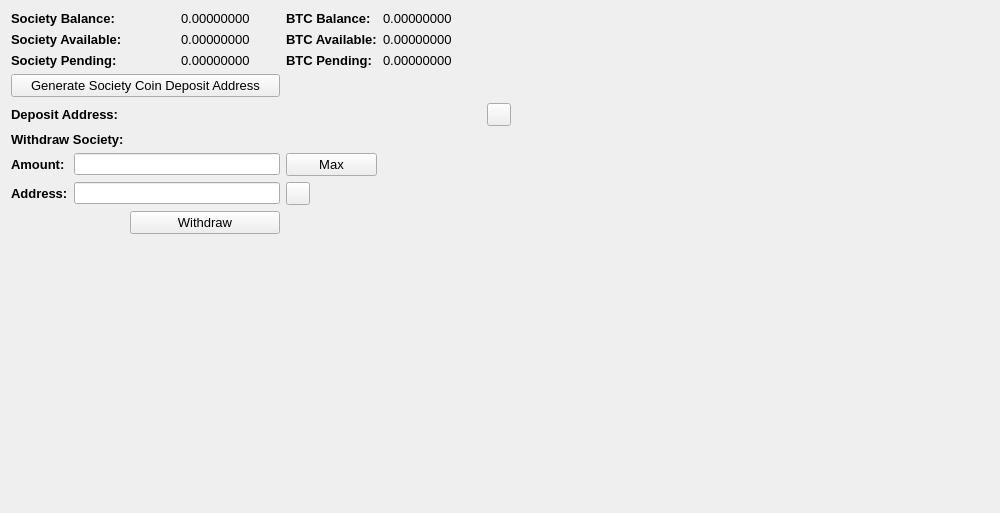
     <widget class="QWidget" name="BalanceTab">
      <attribute name="title">
       <string>Balance</string>
      </attribute>
      <layout class="QGridLayout" name="gridLayout_2">
       <item row="0" column="0" colspan="2">
        <widget class="QLabel" name="label_11">
         <property name="font">
          <font>
           <pointsize>10</pointsize>
           <weight>75</weight>
           <bold>true</bold>
          </font>
         </property>
         <property name="text">
          <string>Society Balance:</string>
         </property>
        </widget>
       </item>
       <item row="0" column="3">
        <widget class="QLabel" name="SocietyBalanceLabel">
         <property name="font">
          <font>
           <pointsize>10</pointsize>
          </font>
         </property>
         <property name="text">
          <string>0.00000000</string>
         </property>
         <property name="textInteractionFlags">
          <set>Qt::LinksAccessibleByMouse|Qt::TextSelectableByMouse</set>
         </property>
        </widget>
       </item>
       <item row="0" column="4">
        <widget class="QLabel" name="label_12">
         <property name="font">
          <font>
           <pointsize>10</pointsize>
           <weight>75</weight>
           <bold>true</bold>
          </font>
         </property>
         <property name="text">
          <string>BTC Balance:</string>
         </property>
        </widget>
       </item>
       <item row="0" column="5">
        <widget class="QLabel" name="BitcoinBalanceLabel">
         <property name="font">
          <font>
           <pointsize>10</pointsize>
          </font>
         </property>
         <property name="text">
          <string>0.00000000</string>
         </property>
         <property name="textInteractionFlags">
          <set>Qt::LinksAccessibleByMouse|Qt::TextSelectableByMouse</set>
         </property>
        </widget>
       </item>
       <item row="0" column="7" rowspan="10">
        <spacer name="horizontalSpacer_4">
         <property name="orientation">
          <enum>Qt::Horizontal</enum>
         </property>
         <property name="sizeHint" stdset="0">
          <size>
           <width>478</width>
           <height>488</height>
          </size>
         </property>
        </spacer>
       </item>
       <item row="1" column="0" colspan="2">
        <widget class="QLabel" name="label_13">
         <property name="font">
          <font>
           <pointsize>10</pointsize>
           <weight>75</weight>
           <bold>true</bold>
          </font>
         </property>
         <property name="text">
          <string>Society Available:</string>
         </property>
        </widget>
       </item>
       <item row="1" column="3">
        <widget class="QLabel" name="SocietyAvailableLabel_2">
         <property name="font">
          <font>
           <pointsize>10</pointsize>
          </font>
         </property>
         <property name="text">
          <string>0.00000000</string>
         </property>
         <property name="textInteractionFlags">
          <set>Qt::LinksAccessibleByMouse|Qt::TextSelectableByMouse</set>
         </property>
        </widget>
       </item>
       <item row="1" column="4">
        <widget class="QLabel" name="label_15">
         <property name="font">
          <font>
           <pointsize>10</pointsize>
           <weight>75</weight>
           <bold>true</bold>
          </font>
         </property>
         <property name="text">
          <string>BTC Available:</string>
         </property>
        </widget>
       </item>
       <item row="1" column="5">
        <widget class="QLabel" name="BitcoinAvailableLabel">
         <property name="font">
          <font>
           <pointsize>10</pointsize>
          </font>
         </property>
         <property name="text">
          <string>0.00000000</string>
         </property>
         <property name="textInteractionFlags">
          <set>Qt::LinksAccessibleByMouse|Qt::TextSelectableByMouse</set>
         </property>
        </widget>
       </item>
       <item row="2" column="0" colspan="2">
        <widget class="QLabel" name="label_14">
         <property name="font">
          <font>
           <pointsize>10</pointsize>
           <weight>75</weight>
           <bold>true</bold>
          </font>
         </property>
         <property name="text">
          <string>Society Pending:</string>
         </property>
        </widget>
       </item>
       <item row="2" column="3">
        <widget class="QLabel" name="SocietyPendingLabel">
         <property name="font">
          <font>
           <pointsize>10</pointsize>
          </font>
         </property>
         <property name="text">
          <string>0.00000000</string>
         </property>
         <property name="textInteractionFlags">
          <set>Qt::LinksAccessibleByMouse|Qt::TextSelectableByMouse</set>
         </property>
        </widget>
       </item>
       <item row="2" column="4">
        <widget class="QLabel" name="label_31">
         <property name="font">
          <font>
           <pointsize>10</pointsize>
           <weight>75</weight>
           <bold>true</bold>
          </font>
         </property>
         <property name="text">
          <string>BTC Pending:</string>
         </property>
        </widget>
       </item>
       <item row="2" column="5">
        <widget class="QLabel" name="BitcoinPendingLabel">
         <property name="font">
          <font>
           <pointsize>10</pointsize>
          </font>
         </property>
         <property name="text">
          <string>0.00000000</string>
         </property>
         <property name="textInteractionFlags">
          <set>Qt::LinksAccessibleByMouse|Qt::TextSelectableByMouse</set>
         </property>
        </widget>
       </item>
       <item row="3" column="0" colspan="4">
        <widget class="QPushButton" name="GenDepositBTN">
         <property name="font">
          <font>
           <pointsize>10</pointsize>
          </font>
         </property>
         <property name="text">
          <string>Generate Society Coin Deposit Address</string>
         </property>
        </widget>
       </item>
       <item row="4" column="0" colspan="3">
        <widget class="QLabel" name="label_33">
         <property name="font">
          <font>
           <pointsize>10</pointsize>
           <weight>75</weight>
           <bold>true</bold>
          </font>
         </property>
         <property name="text">
          <string>Deposit Address:</string>
         </property>
        </widget>
       </item>
       <item row="4" column="3" colspan="3">
        <widget class="QLabel" name="DepositAddressLabel">
         <property name="minimumSize">
          <size>
           <width>300</width>
           <height>0</height>
          </size>
         </property>
         <property name="palette">
          <palette>
           <active>
            <colorrole role="WindowText">
             <brush brushstyle="SolidPattern">
              <color alpha="255">
               <red>0</red>
               <green>0</green>
               <blue>0</blue>
              </color>
             </brush>
            </colorrole>
            <colorrole role="Text">
             <brush brushstyle="SolidPattern">
              <color alpha="255">
               <red>0</red>
               <green>0</green>
               <blue>255</blue>
              </color>
             </brush>
            </colorrole>
           </active>
           <inactive>
            <colorrole role="WindowText">
             <brush brushstyle="SolidPattern">
              <color alpha="255">
               <red>0</red>
               <green>0</green>
               <blue>0</blue>
              </color>
             </brush>
            </colorrole>
            <colorrole role="Text">
             <brush brushstyle="SolidPattern">
              <color alpha="255">
               <red>0</red>
               <green>0</green>
               <blue>255</blue>
              </color>
             </brush>
            </colorrole>
           </inactive>
           <disabled>
            <colorrole role="WindowText">
             <brush brushstyle="SolidPattern">
              <color alpha="255">
               <red>120</red>
               <green>120</green>
               <blue>120</blue>
              </color>
             </brush>
            </colorrole>
            <colorrole role="Text">
             <brush brushstyle="SolidPattern">
              <color alpha="255">
               <red>120</red>
               <green>120</green>
               <blue>120</blue>
              </color>
             </brush>
            </colorrole>
           </disabled>
          </palette>
         </property>
         <property name="font">
          <font>
           <pointsize>10</pointsize>
           <weight>75</weight>
           <bold>true</bold>
          </font>
         </property>
         <property name="text">
          <string/>
         </property>
         <property name="alignment">
          <set>Qt::AlignRight|Qt::AlignTrailing|Qt::AlignVCenter</set>
         </property>
         <property name="textInteractionFlags">
          <set>Qt::LinksAccessibleByMouse|Qt::TextSelectableByKeyboard|Qt::TextSelectableByMouse</set>
         </property>
        </widget>
       </item>
       <item row="4" column="6">
        <widget class="QToolButton" name="DepositCopyButton">
         <property name="toolTip">
          <string>Copy to clipboard</string>
         </property>
         <property name="text">
          <string/>
         </property>
         <property name="icon">
          <iconset resource="../bitcoin.qrc">
           <normaloff>:/icons/editcopy</normaloff>:/icons/editcopy</iconset>
         </property>
         <property name="shortcut">
          <string>Alt+P</string>
         </property>
        </widget>
       </item>
       <item row="5" column="0" colspan="2">
        <widget class="QLabel" name="label_34">
         <property name="font">
          <font>
           <pointsize>10</pointsize>
           <weight>75</weight>
           <bold>true</bold>
          </font>
         </property>
         <property name="text">
          <string>Withdraw Society:</string>
         </property>
        </widget>
       </item>
       <item row="6" column="0">
        <widget class="QLabel" name="label_26">
         <property name="font">
          <font>
           <pointsize>10</pointsize>
           <weight>75</weight>
           <bold>true</bold>
          </font>
         </property>
         <property name="text">
          <string>Amount:</string>
         </property>
        </widget>
       </item>
       <item row="6" column="1" colspan="3">
        <widget class="QLineEdit" name="WithdrawUnitsInput">
         <property name="font">
          <font>
           <pointsize>9</pointsize>
           <weight>75</weight>
           <bold>true</bold>
          </font>
         </property>
         <property name="text">
          <string/>
         </property>
        </widget>
       </item>
       <item row="6" column="4">
        <widget class="QPushButton" name="Withdraw_Max_Amount">
         <property name="font">
          <font>
           <pointsize>10</pointsize>
          </font>
         </property>
         <property name="text">
          <string>Max</string>
         </property>
        </widget>
       </item>
       <item row="7" column="0">
        <widget class="QLabel" name="label_10">
         <property name="font">
          <font>
           <pointsize>10</pointsize>
           <weight>75</weight>
           <bold>true</bold>
          </font>
         </property>
         <property name="text">
          <string>Address:</string>
         </property>
        </widget>
       </item>
       <item row="7" column="1" colspan="3">
        <widget class="QLineEdit" name="WithdrawAddress">
         <property name="font">
          <font>
           <pointsize>9</pointsize>
           <weight>75</weight>
           <bold>true</bold>
          </font>
         </property>
        </widget>
       </item>
       <item row="7" column="4">
        <widget class="QToolButton" name="WithdrawPasteButton">
         <property name="toolTip">
          <string>Paste from clipboard</string>
         </property>
         <property name="text">
          <string/>
         </property>
         <property name="icon">
          <iconset resource="../bitcoin.qrc">
           <normaloff>:/icons/editpaste</normaloff>:/icons/editpaste</iconset>
         </property>
         <property name="shortcut">
          <string>Alt+P</string>
         </property>
        </widget>
       </item>
       <item row="8" column="2" colspan="2">
        <widget class="QPushButton" name="WithdrawUnitsBtn">
         <property name="font">
          <font>
           <pointsize>10</pointsize>
          </font>
         </property>
         <property name="text">
          <string>Withdraw</string>
         </property>
        </widget>
       </item>
       <item row="9" column="0" colspan="6">
        <spacer name="verticalSpacer">
         <property name="orientation">
          <enum>Qt::Vertical</enum>
         </property>
         <property name="sizeHint" stdset="0">
          <size>
           <width>428</width>
           <height>262</height>
          </size>
         </property>
        </spacer>
       </item>
      </layout>
      <zorder>label_31</zorder>
      <zorder>label_15</zorder>
      <zorder>label_12</zorder>
      <zorder>label_14</zorder>
      <zorder>label_13</zorder>
      <zorder>label_11</zorder>
      <zorder>BitcoinBalanceLabel</zorder>
      <zorder>SocietyBalanceLabel</zorder>
      <zorder>SocietyAvailableLabel_2</zorder>
      <zorder>SocietyPendingLabel</zorder>
      <zorder>BitcoinAvailableLabel</zorder>
      <zorder>BitcoinPendingLabel</zorder>
      <zorder>label_33</zorder>
      <zorder>GenDepositBTN</zorder>
      <zorder>DepositAddressLabel</zorder>
      <zorder>Withdraw_Max_Amount</zorder>
      <zorder>label_34</zorder>
      <zorder>WithdrawUnitsInput</zorder>
      <zorder>label_10</zorder>
      <zorder>label_26</zorder>
      <zorder>WithdrawAddress</zorder>
      <zorder>WithdrawUnitsBtn</zorder>
      <zorder>horizontalSpacer_4</zorder>
      <zorder>verticalSpacer</zorder>
      <zorder>WithdrawPasteButton</zorder>
      <zorder>DepositCopyButton</zorder>
     </widget>
